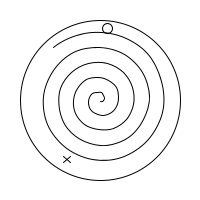
Frame 1 (no input)
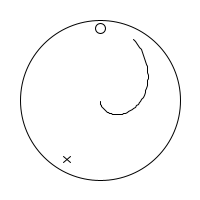
Frame 60 (the mouse pressed at the canvas centre just before this capture)
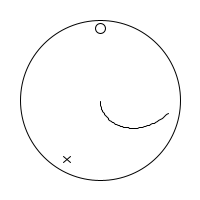
Frame 120 (the mouse held since frame 60 and released just before this capture)

The Processing sketch that drew these frames (run headless with seeded random() and noise(); from frame 60 on, the mouse is pressed at the canvas centre):

// Processing sketch: ModernArtClockDisplayResonatorResonator
// ── ModernArtClockDisplayResonatorResonator.pde
/* @pjs transparent=true; */
/* @pjs crisp=true; */

// Modern Art Clock
// O-R-G 

float powerCounter = 0;
int resonatorCounter = 0;
int displayCounter = 0;
int reverseSwitch = 1;


void setup() {
  size(200, 200);
  stroke(0);
  smooth();
  background(255);
}

void draw() {
  background(255); 

  displayCounter++;
  // powerCounter++; 
  
  if ( displayCounter % 14 == 0 ) {
     resonatorCounter++;  
  }
  
  if ( displayCounter % 300 == 0 ) {
      // reverseSwitch = reverseSwitch * -1;
  }
  
  powerCounter = ( ( ( displayCounter % 300 ) / 3 ) * reverseSwitch ) + 2.0;

  noFill();
  stroke(0);
  strokeWeight(1);
  // noStroke();
  // Angles for sin() and cos() start at 3 o'clock;
  // subtract HALF_PI to make them start at the top
  ellipse(100, 100, 160, 160);
  // ellipse(300, 100, 160, 160);
  // ellipse(500, 100, 160, 160);
  // ellipse(300, 100, 160, 160);
  // float s = map(second(), 0, 60, 0, TWO_PI) - HALF_PI;
  // float m = map(minute(), 0, 60, 0, TWO_PI) - HALF_PI;
  float s = map(displayCounter % 60, 0, 60, 0, TWO_PI) - HALF_PI;
  float m = map((resonatorCounter % 10) + 30, 0, 60, 0, TWO_PI) - HALF_PI;
  float h = map(hour() % 12, 0, 12, 0, TWO_PI) - HALF_PI;
  stroke(0);
  strokeWeight(1);
  
  // Display
  // line(100, 100, -cos(s) * 72 + 100, sin(s) * 72 + 100);
  ellipse(cos(s) * 72 + 100, sin(s) * 72 + 100, 10, 10);
  // ellipse(cos(h) * 72 + 100, sin(h) * 72 + 100, 5, 5);
  // line((cos(h) * 72 + 100) - 10, sin(h) * 72 + 100, (cos(h) * 72 + 100), sin(h) * 72 + 100);
  line((cos(h) * 72 + 100) + 6, (sin(h) * 72 + 100) - 6, (cos(h) * 72 + 100), sin(h) * 72 + 100);
  line((cos(h) * 72 + 100), (sin(h) * 72 + 100) - 6, (cos(h) * 72 + 100) + 6, sin(h) * 72 + 100);
  // Resonator
  // line(200, 20, cos(m) * 68 + 200, sin(m) * 68 + 100);

    
  // line(300, 100, cos(h) * 44 + 300, sin(h) * 44 + 100);
  
  
  // Power
  translate(100,100);
  strokeWeight(1);
  beginShape();
  for(int i=0;i<60;i++) {
      // curveVertex((i*1.2)*sin(i/2.0),(i*1.2)*cos(i/2.0));
      curveVertex((i*1.2)*sin(i/powerCounter),(i*1.2)*cos(i/powerCounter));
  }
  endShape(); 
  
}
